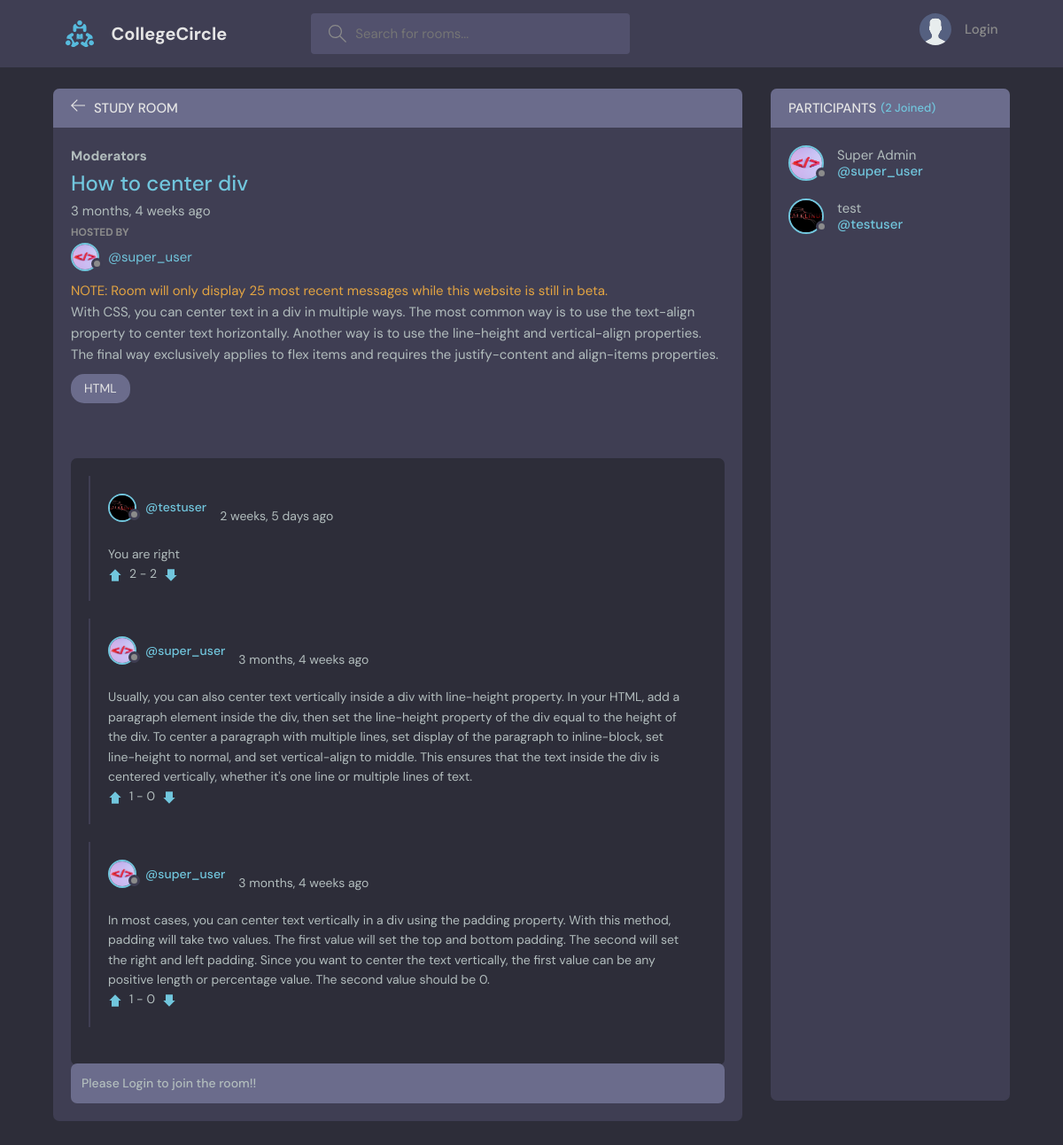
Page /room/2/ on the committed database.
### base/models.py (models this page shows, shortened)
class Room(models.Model):
    host = models.ForeignKey(User, on_delete=models.SET_NULL, null=True)
    topic = models.ForeignKey(Topic, on_delete=models.SET_NULL, null=True)
    name = models.CharField(max_length=200)
    description = models.TextField(null=True, blank=True)
    participants = models.ManyToManyField(User, related_name='participant_rooms', blank=True)
    updated = models.DateTimeField(auto_now=True)
    created = models.DateTimeField(auto_now_add=True)
    no_of_likes = models.IntegerField(default=0)
    banned_users = models.ManyToManyField(User, related_name='banned_rooms')
    moderators = models.ManyToManyField(User, related_name='moderated_rooms', blank=True)
    class Meta:
        ordering = ['-updated', '-created']

class User(AbstractUser):
    name = models.CharField(max_length=200, null=True)
    email = models.EmailField(unique=True, null=True)
    bio = models.TextField(null=True)
    notification_count = models.PositiveIntegerField(default=0)
    avatar = models.ImageField(null=True, default="avatar.svg", upload_to="images/")
    USERNAME_FIELD = 'email'
    REQUIRED_FIELDS = []
    ROLE_CHOICES = [
        ('owner', 'Room Owner'),
        ('admin', 'Room Administrator'),
        ('moderator', 'Room Moderator'),
        ('participant', 'Room Participant'),
    ]
    role = models.CharField(max_length=20, choices=ROLE_CHOICES, default='participant')

class Topic(models.Model):
    name = models.CharField(max_length=200)
    def __str__(self):
        return self.name

class Message(models.Model):
    user = models.ForeignKey(User, on_delete=models.CASCADE)
    room = models.ForeignKey(Room, on_delete=models.CASCADE)
    body = models.TextField()
    upvotes = models.ManyToManyField(User, related_name='upvoted_messages')
    downvotes = models.ManyToManyField(User, related_name='downvoted_messages')
    no_of_upvotes = models.IntegerField(default=0)
    no_of_downvotes = models.IntegerField(default=0)
    updated = models.DateTimeField(auto_now=True)
    created = models.DateTimeField(auto_now_add=True)
    file = models.FileField(upload_to=get_upload_path, blank=True, null=True)
    timestamp = models.DateTimeField(default=timezone.now)
    class Meta:
        ordering = ['-updated', '-created']

### base/views.py (the view, shortened to what this page needs)
# urls.py: path('room/<str:pk>/', views.room, name="room"),
def room(request, pk):
    room = Room.objects.get(id=pk)
    room_messages = room.message_set.all()
    participants = room.participants.all()
    context = {'room': room, 'room_messages': room_messages, 'participants': participants}
    return render(request, 'base/room.html', context)

### base/templates/base/room.html (shortened to what this page needs)
{% extends 'main.html' %}
{% block content %}
    <main class="profile-page layout layout--2">
      <div class="container">
        <div class="room">
          <div class="room__top">
            <div class="room__topLeft">
              <a href="{% url 'home' %}">
                <svg version="1.1" xmlns="http://www.w3.org/2000/svg" width="32" height="32" viewBox="0 0 32 32">
                  <title>arrow-left</title>
                  <path
                    d="M13.723 2.286l-13.723 13.714 13.719 13.714 1.616-1.611-10.96-10.96h27.625v-2.286h-27.625l10.965-10.965-1.616-1.607z"
                  ></path>
                </svg>
              </a>
              <h3>Study Room</h3>
            </div>
          </div>
          <div class="room__box scroll">
            <div class="room__header scroll">
            <h2>Moderators</h2>
              <div class="room__info">
                <h3>{{room.name}}</h3>
                <br>
              </div>
              <div class="room__hosted">
                <span>{{room.created|timesince}} ago</span>
                <p>Hosted By</p>
                <a href="{% url 'profile' room.host.username%}" class="room__author">
                  <div class="avatar avatar--small">
                    <img src="{{room.host.avatar.url}}" />
                  </div>
                  <span>@{{room.host.username}}</span>
                </a>
              </div>
              <p style="color: #e3a442;">NOTE: Room will only display 25 most recent messages while this website is still in beta.</p>
              <div class="room__details">
                {{room.description}}
              </div>
              <span class="room__topics">{{room.topic}}</span>
            </div>
            <div class="room__conversation">
              <div class="threads scroll">
                {% for message in room_messages %}
                <div class="thread">
                  <div class="thread__top">
                    <div class="thread__author">
                      <div class="participant">
                        <a href="{% url 'profile' message.user.username %}" class="thread__authorInfo">
                          <div class="avatar avatar--small">
                            <img src="{{message.user.avatar.url}}" />
                          </div>
                          <span>@{{message.user.username}}</span>
                        </a>
                      </div>
                      <span class="thread__date">{{message.created|timesince}} ago</span>
                    </div>
                  </div>
                  <div class="thread__details">
                    {% if message.body %}
                      {{message.body}}
                    {% endif %}
                    <div class="votes">
                      <div class="upvote">
                          {% if request.user not in message.upvotes.all %}
                              <a href="{% url 'upvote' message.id %}">
                                  <svg xmlns="http://www.w3.org/2000/svg" viewBox="0 0 24 24" fill="none" stroke="currentColor" stroke-width="2" stroke-linecap="round" stroke-linejoin="round">
                                      <path d="M12 2L2 12H6V22H18V12H22L12 2Z"></path>
                                  </svg>
                              </a>
                          {% else %}
                              <svg xmlns="http://www.w3.org/2000/svg" viewBox="0 0 24 24" fill="currentColor" stroke="none">
                                  <path d="M12 22L2 12H6V2H18V12H22L12 22Z"></path>
                              </svg>
                          {% endif %}
                      </div>
                      <div class="vote-count">{{ message.no_of_upvotes|stringformat:'d' }} - {{ message.no_of_downvotes|stringformat:'d' }}</div>
                      <div class="downvote">
                          {% if request.user not in message.downvotes.all %}
                              <a href="{% url 'downvote' message.id %}">
                                  <svg xmlns="http://www.w3.org/2000/svg" viewBox="0 0 24 24" fill="none" stroke="currentColor" stroke-width="2" stroke-linecap="round" stroke-linejoin="round">
                                      <path d="M12 22L2 12H6V2H18V12H22L12 22Z"></path>
                                  </svg>
                              </a>
                          {% else %}
                              <svg xmlns="http://www.w3.org/2000/svg" viewBox="0 0 24 24" fill="currentColor" stroke="none">
                                  <path d="M12 2L2 12H6V22H18V12H22L12 2Z"></path>
                              </svg>
                          {% endif %}
                      </div>
                  </div>
                  </div>
                </div>
                {% endfor %}
              </div>
            </div>
          </div>
          {% if request.user.is_authenticated %}
          <div class="room__message">
            <!-- <form action="" method="POST" enctype="multipart/form-data">
              {% csrf_token %}
              <input name="body" placeholder="Write your message here..." />
              <input type="file" name="file">
            </form> -->
              <form id="messageForm" class="message-form" action="" method="post" enctype="multipart/form-data">
                {% csrf_token %}
                <input type="hidden" name="room_id" value="{{ room.id }}">
                <div class="message-input">
                  <label for="file-upload" class="file-upload-label">
                    <svg xmlns="http://www.w3.org/2000/svg" width="24" height="24" fill="currentColor" class="bi bi-paperclip" viewBox="0 0 16 16">
                      <path d="M4.5 3a2.5 2.5 0 0 1 5 0v9a1.5 1.5 0 0 1-3 0V5a.5.5 0 0 1 1 0v7a.5.5 0 0 0 1 0V3a1.5 1.5 0 1 0-3 0v9a2.5 2.5 0 0 0 5 0V5a.5.5 0 0 1 1 0v7a3.5 3.5 0 1 1-7 0V3z"/>
                    </svg>
                  </label>
                  <input id="file-upload" type="file" name="file">
                  <input id="message-input" type="text" name="body" placeholder="Type your message...">
                  <svg xmlns="http://www.w3.org/2000/svg" width="30" height="30" fill="currentColor" class="bi bi-send-fill send-icon" viewBox="0 0 16 16" onclick="submitForm()">
                    <path d="M15.964.686a.5.5 0 0 0-.65-.65L.767 5.855H.766l-.452.18a.5.5 0 0 0-.082.887l.41.26.001.002 4.995 3.178 3.178 4.995.002.002.26.41a.5.5 0 0 0 .886-.083l6-15Zm-1.833 1.89L6.637 10.07l-.215-.338a.5.5 0 0 0-.154-.154l-.338-.215 7.494-7.494 1.178-.471-.47 1.178Z"/>
                  </svg>
                </div>
              </form>
          </div>
          {% else %}
          <div class="room__message">
            <form action="" method="">
              <input name="body" placeholder="Please Login to join the room!!" disabled/></form>
          </div>
          {% endif %}
        </div>
        <div class="participants">
          <h3 class="participants__top">Participants <span>({{participants.count}} Joined)</span></h3>
          <div class="participants__list scroll">
            {% for user in participants %}
            <a href="{% url 'profile' user.username %}" class="participant">
              <div class="avatar avatar--medium">
                <img src="{{user.avatar.url}}" />
              </div>
              <p>
                {{user.name}}
                <span>@{{user.username}}</span>
              </p>
            </a>
            {% endfor %}
          </div>
        </div>
      </div>
    </main>
    {% endblock content %}

### rows in the picture
Room: name "How to center div", created "3 months, 4 weeks", host.avatar (picture), host.username "super_user", description "With CSS, you can center text in a div in multiple ways. The most common way is to use the text-align property to center text horizontally. Another way is to use the line-height and vertical-align properties. The final way exclusively applies to flex items and requires the justify-content and align-items properties.", topic "HTML"
Message: user.avatar (picture), user.username "testuser", created "2 weeks, 5 days", body "You are right", no_of_upvotes "2", no_of_downvotes "2"
Message: user.avatar (picture), user.username "super_user", created "3 months, 4 weeks", body "Usually, you can also center text vertically inside a div with line-height property. In your HTML, add a paragraph element inside the div, then set the line-height property of the div equal to the height of the div. To center a paragraph with multiple lines, set display of the paragraph to inline-block, set line-height to normal, and set vertical-align to middle. This ensures that the text inside the div is centered vertically, whether it's one line or multiple lines of text.", no_of_upvotes "1", no_of_downvotes "0"
Message: user.avatar (picture), user.username "super_user", created "3 months, 4 weeks", body "In most cases, you can center text vertically in a div using the padding property. With this method, padding will take two values. The first value will set the top and bottom padding. The second will set the right and left padding. Since you want to center the text vertically, the first value can be any positive length or percentage value. The second value should be 0.", no_of_upvotes "1", no_of_downvotes "0"
User: avatar (picture), name "Super Admin", username "super_user"
User: avatar (picture), name "test", username "testuser"

### other values in the picture
{{ participants.count }} "2"
